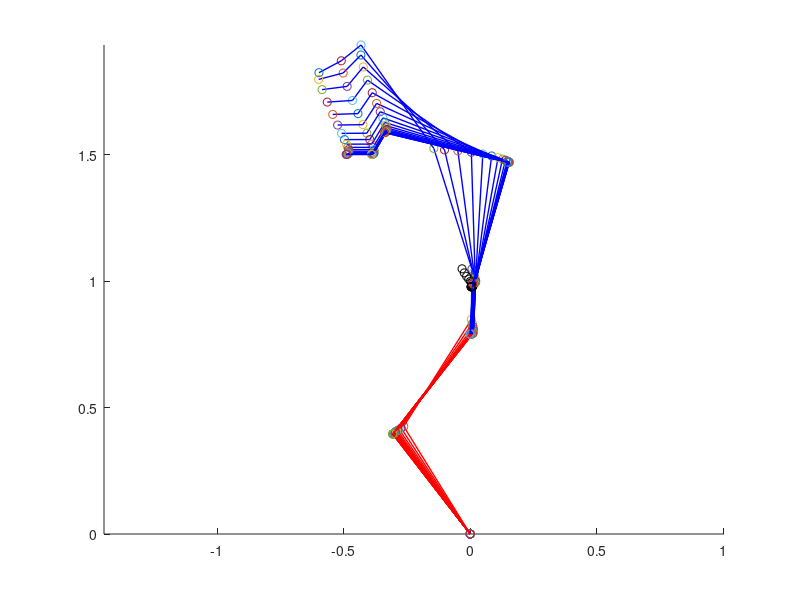
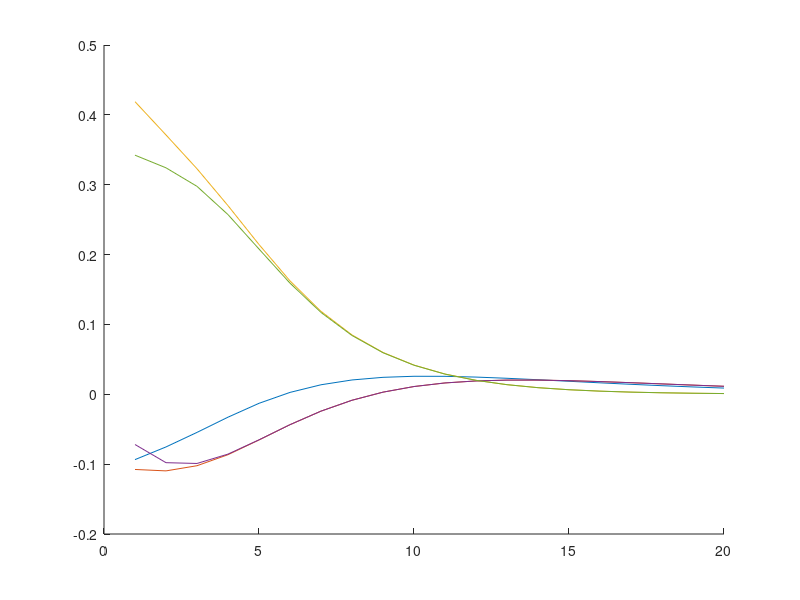

Reproduce these figures in MATLAB, in order.
%% forward kinematic
clear all
m_l3=2;
m_u1=2;
m_u2=0.5;
m_u4=0.2;

l_l1=0.5;
l_l2=0.5;
l_l3=0.2;
l_u1=0.5;
l_u2=0.5;
l_u3=0.1;
l_u4=0.1;

q_l1=120/180*pi;
q_l2=60/180*pi;
q_l3=90/180*pi;
q_u1=110/180*pi;
q_u2=120/180*pi;
q_u3=210/180*pi;
q_u4=230/180*pi;

x_l1=0;
y_l1=0;
x_l2=x_l1+l_l1*cos(q_l1);
y_l2=y_l1+l_l1*sin(q_l1);
x_l3=x_l2+l_l2*cos(q_l2);
y_l3=y_l2+l_l2*sin(q_l2);
x_u1=x_l3+l_l3*cos(q_l3);
y_u1=y_l3+l_l3*sin(q_l3);
x_u2=x_u1+l_u1*cos(q_u1);
y_u2=y_u1+l_u1*sin(q_u1);
x_u3=x_u2+l_u2*cos(q_u2);
y_u3=y_u2+l_u2*sin(q_u2);
x_u4=x_u3+l_u3*cos(q_u3);
y_u4=y_u3+l_u3*sin(q_u3);
x_u5=x_u4+l_u4*cos(q_u4);
y_u5=y_u4+l_u4*sin(q_u4);

dt=1/20;
for i=1:1*1/dt

J=[-l_l1*sin(q_l1) -l_l2*sin(q_l2) 0 0 0 0 0;...
   -l_l1*sin(q_l1) -l_l2*sin(q_l2) -l_l3*sin(q_l3) -l_u1*sin(q_u1) -l_u2*sin(q_u2) -l_u3*sin(q_u3) 0;...   
    l_l1*cos(q_l1)  l_l2*cos(q_l2)  l_l3*cos(q_l3)  l_u1*cos(q_u1)  l_u2*cos(q_u2)  l_u3*cos(q_u3) 0;...
    -l_l1*sin(q_l1) -l_l2*sin(q_l2) -l_l3*sin(q_l3) -l_u1*sin(q_u1) -l_u2*sin(q_u2) -l_u3*sin(q_u3)  -l_u4*sin(q_u4);...   
    l_l1*cos(q_l1)  l_l2*cos(q_l2)  l_l3*cos(q_l3)  l_u1*cos(q_u1)  l_u2*cos(q_u2)  l_u3*cos(q_u3)  l_u4*cos(q_u4)];

x_r_u5=-0.5;  
y_r_u5=1.5;
theta_r_u5=0;
x_r_u4=x_r_u5+l_u4*cos(theta_r_u5);  
y_r_u4=y_r_u5+l_u4*sin(theta_r_u5);
x_r_l3=-1/m_l3*(m_u1*x_u1+m_u2*x_u2+m_u4*x_u4);

e=[x_l3-x_r_l3,x_u4-x_r_u4,y_u4-y_r_u4,x_u5-x_r_u5,y_u5-y_r_u5]';
W_weigt=diag([1 1 1 10 10 10 10]);
d_q=-W_weigt*pinv(J)*e;
d_q_l1=d_q(1);d_q_l2=d_q(2);
d_q_l3=d_q(3);d_q_u1=d_q(4);
d_q_u2=d_q(5);d_q_u3=d_q(6);
d_q_u4=d_q(7);

q_l1=q_l1+dt*d_q_l1;
q_l2=q_l2+dt*d_q_l2;
q_l3=q_l3+dt*d_q_l3;
q_u1=q_u1+dt*d_q_u1;
q_u2=q_u2+dt*d_q_u2;
q_u3=q_u3+dt*d_q_u3;
q_u4=q_u4+dt*d_q_u4;

x_l2=x_l1+l_l1*cos(q_l1);
y_l2=y_l1+l_l1*sin(q_l1);
x_l3=x_l2+l_l2*cos(q_l2);
y_l3=y_l2+l_l2*sin(q_l2);
x_u1=x_l3+l_l3*cos(q_l3);
y_u1=y_l3+l_l3*sin(q_l3);
x_u2=x_u1+l_u1*cos(q_u1);
y_u2=y_u1+l_u1*sin(q_u1);
x_u3=x_u2+l_u2*cos(q_u2);
y_u3=y_u2+l_u2*sin(q_u2);
x_u4=x_u3+l_u3*cos(q_u3);
y_u4=y_u3+l_u3*sin(q_u3);
x_u5=x_u4+l_u4*cos(q_u4);
y_u5=y_u4+l_u4*sin(q_u4);

x_m=1/(m_l3+m_u1+m_u2+m_u4)*(m_l3*x_l3+m_u1*x_u1+m_u2*x_u2+m_u4*x_u4);
y_m=1/(m_l3+m_u1+m_u2+m_u4)*(m_l3*y_l3+m_u1*y_u1+m_u2*y_u2+m_u4*y_u4);

figure(10)
pause(0.25)
% clf
hold on,axis equal
plot(x_l1,y_l1,'o')
plot([x_l1 x_l2],[y_l1 y_l2],'r', 'LineWidth',1)
plot(x_l2,y_l2,'o')
plot([x_l2 x_l3],[y_l2 y_l3],'r', 'LineWidth',1)
plot(x_l3,y_l3,'o')
plot([x_l3 x_u1],[y_l3 y_u1],'b', 'LineWidth',1)
plot(x_u1,y_u1,'o')
plot([x_u1 x_u2],[y_u1 y_u2],'b', 'LineWidth',1)
plot(x_u2,y_u2,'o')
plot([x_u2 x_u3],[y_u2 y_u3],'b', 'LineWidth',1)
plot(x_u3,y_u3,'o')
plot([x_u3 x_u4],[y_u3 y_u4],'b', 'LineWidth',1)
plot(x_u4,y_u4,'o')
plot([x_u4 x_u5],[y_u4 y_u5],'b', 'LineWidth',1)
plot(x_u5,y_u5,'o')
plot(x_m,y_m,'o','color','black')
   
x_m_save(i)=x_m;
error_save_x(:,i)=e;
% tau_save_x(:,i)=[tau_1x;tau_2x;tau_3x;tau_4x];
end

figure(100),hold on,plot(error_save_x')